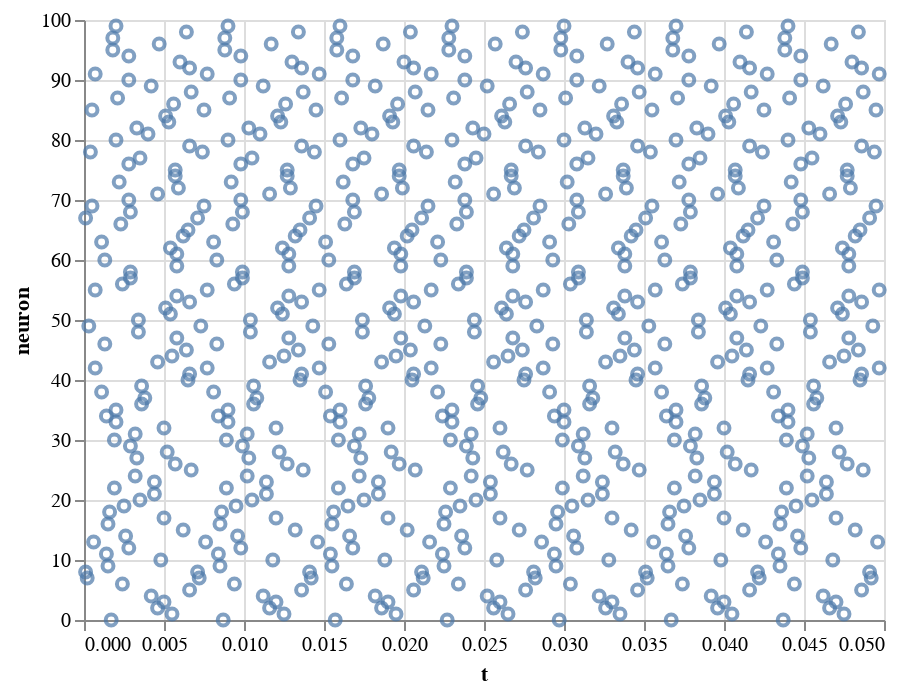

The code cell stored with this chart in its notebook:
### Markdown cell above
Also altair lets us plot the thing even without transforming the type before as long as you specify that its a quantitative variable (`:Q` tag).

### Code cell
alt.Chart(spikes_long)\
.mark_point()\
.encode(x = 't:Q', y = 'neuron:Q')

### Figure 1 — Vega-Lite specification as saved in the notebook (floating-point values rounded to 4 significant figures; data arrays with more than 128 entries replaced by an {"elided": "..."} marker saying what was removed)
{"config": {"view": {"continuousWidth": 400, "continuousHeight": 300}}, "data": {"name": "data-08b65f5f11012436c52e1d321a2aaa8c"}, "mark": "point", "encoding": {"x": {"type": "quantitative", "field": "t"}, "y": {"type": "quantitative", "field": "neuron"}}, "$schema": "https://vega.github.io/schema/vega-lite/v4.8.1.json", "datasets": {"data-08b65f5f11012436c52e1d321a2aaa8c": {"elided": "711 records"}}}
